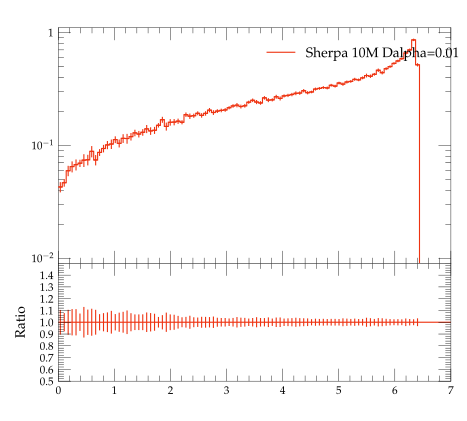

Write Python code to recreate this figure.
#! /usr/bin/env python

# This Python script was auto-generated using YODA v2.0.0.
# Analysis object: /evtb/inc_jb_pt
# Timestamp: 13-04-2024 (01:44:13)

import matplotlib as mpl
import matplotlib.pyplot as plt
mpl.use('Agg') # comment out for interactive use
import os
import numpy as np

plotDir = os.path.split(os.path.realpath(__file__))[0]
if 'YODA_USER_PLOT_PATH' in globals():
    plot_outdir = globals()['YODA_USER_PLOT_PATH']
else:
    plot_outdir = plotDir

#plot style
plt.style.use(os.path.join(plotDir, '../default.mplstyle'))
# plot metadata
figW, figH = plt.rcParams['figure.figsize']
ax_xLabel = r''
ax_yLabel = r''
ax_title  = r''
ax_xScale = 'linear'
ax_yScale = 'log'
xLims = (0.0, 7.0)
yLims = (0.009000000000000001, 1.1)

# TeX-friendly labels for the legend
labels = [ r"Sherpa 10M Dalpha=0.01" ]

# Create figure and axis objects
fig, (ax, ratio0_ax) = plt.subplots(2, 1, sharex=True,
                  figsize=(figW,figH), gridspec_kw={'height_ratios': (2, 1)})
ratio0_ax.yaxis.set_major_locator(mpl.ticker.MultipleLocator(0.1))
ratio0_ax.set_ylim(0.5, 1.4999)
ratio0_ax.set_ylabel('Ratio')

# LineColor map: curve index -> color
linecolors = {0: '#EE3311'}
# the numerical data is stored in a separate file
dataf = dict()
prefix = os.path.split(__file__)[0]
if prefix:    prefix = prefix + '/'
exec(open(prefix+'inc_jb_pt__data.py').read(), dataf)


legend_handles = [] # keep track of handles for the legend

# style options for curves
# starts at zorder>=5 to draw curve on top of legend
styles = {
  'curve0': {
    'color' : linecolors[0],
    'linestyle' : '-',
    'marker' : 'o',
    'zorder' : 5,
    'histstyle' : True,
  },
}
# curve from input yoda files in main panel
for label in dataf['yvals'].keys():
    if all(np.isnan(v) for v in dataf['yvals'][label]):
        continue
    tmp = None
    if styles[label]['histstyle']: # draw as histogram
        tmp, = ax.plot(dataf['xedges'], dataf['yedges'][label],
                       color=styles[label]['color'],
                       linestyle=styles[label]['linestyle'],
                       drawstyle='steps-pre', solid_joinstyle='miter',
                       zorder=styles[label]['zorder'], label=label)
        ax.errorbar(dataf['xpoints'], dataf['yvals'][label], color=styles[label]['color'],
                    xerr=dataf['xerrs'], yerr=[dataf['ydowns'][label], dataf['yups'][label]],
                    linestyle='none', zorder=styles[label]['zorder'])
    else: # draw as scatter
        tmp = ax.errorbar(dataf['xpoints'], dataf['yvals'][label],
                          xerr=dataf['xerrs'],
                          yerr=[ dataf['ydowns'][label],
                          dataf['yups'][label] ],
                          fmt=styles[label]['marker'],
                          ecolor=styles[label]['color'],
                          color=styles[label]['color'], zorder=2)
        tmp[-1][0].set_linestyle(styles[label]['linestyle'])
    legend_handles += [tmp]
    for varLabel in dataf['variation_yvals'].keys():
        if varLabel.startswith(label):
            tmp, = ax.plot(dataf['xedges'], dataf['variation_yvals'][varLabel],
                           color=styles[label]['color'],
                           linestyle=styles[label]['linestyle'],
                           drawstyle='steps-pre', solid_joinstyle='miter',
                           zorder=styles[label]['zorder'], alpha=0.5)


# plots on ratio panel
# curve from input yoda files in ratio panel
for label, yvals in dataf['ratio0_yvals'].items():
    if all(np.isnan(v) for v in yvals):
        continue
    if styles[label]['histstyle']: # plot as histogram
        ratio0_ax.plot(dataf['xedges'], yvals,
                       color=styles[label]['color'],
                       linestyle=styles[label]['linestyle'],
                       drawstyle='steps-pre', zorder=1,
                       solid_joinstyle='miter')
        ratio0_ax.vlines(dataf['xpoints'],
                         dataf['ratio0_ymin'][label],
                         dataf['ratio0_ymax'][label],
                         color=styles[label]['color'], zorder=1)
    else: # plot as scatter
        tmp = ratio0_ax.errorbar(dataf['xpoints'],
                                 yvals, xerr=dataf['xerrs'],
                                 yerr=dataf['ratio0_yerrs'][label],
                                 fmt=styles[label]['marker'],
                                 ecolor=styles[label]['color'],
                                 color=styles[label]['color'])
        tmp[-1][0].set_linestyle(styles[label]['linestyle'])

    for varlabel in dataf['ratio0_variation_vals'].keys():
        if varlabel.startswith(label):
            ratio0_ax.plot(dataf['xedges'],
                            dataf['ratio0_variation_vals'][varlabel],
                            color=styles[label]['color'],
                            linestyle=styles[label]['linestyle'],
                            drawstyle='steps-pre', solid_joinstyle='miter',
                            zorder=1, alpha=0.5)

legend_pos = (0.5, 0.97)
ax.legend(legend_handles, labels, loc='upper left', bbox_to_anchor=legend_pos)

# set plot metadata as defined above
ratio0_ax.set_xlabel(ax_xLabel)
ratio0_ax.xaxis.set_label_coords(1., -.15)
ax.set_ylabel(ax_yLabel, loc='top')
ax.set_title(ax_title, loc='left')
ax.set_xscale(ax_xScale)
ax.set_yscale(ax_yScale)
ax.set_xlim(xLims)
ax.set_ylim(yLims)

# tick formatting
plt.rcParams['xtick.top'] = True
plt.rcParams['ytick.right'] = True
ax.yaxis.set_major_locator(mpl.ticker.LogLocator(base=10.0, numticks=np.inf))
ax.yaxis.set_minor_locator(mpl.ticker.LogLocator(
                           base=10.0, subs=np.arange(0.1, 1, 0.1), numticks=np.inf))
fig.align_ylabels((ax, ratio0_ax))
plt.savefig(os.path.join(plot_outdir, 'inc_jb_pt.pdf'), format='PDF')
plt.savefig(os.path.join(plot_outdir, 'inc_jb_pt.png'), format='PNG')

plt.close(fig)
